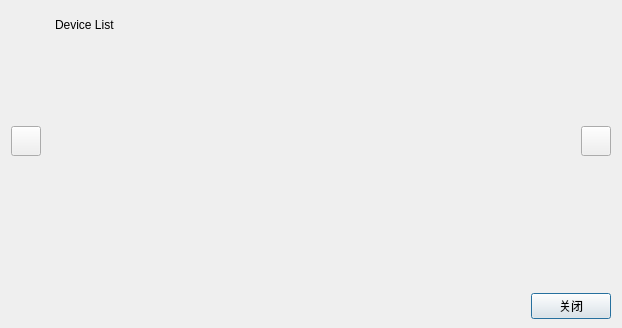
<?xml version="1.0" encoding="UTF-8"?>
<ui version="4.0">
 <class>Powerline_DetailDlg</class>
 <widget class="QDialog" name="Powerline_DetailDlg">
  <property name="windowModality">
   <enum>Qt::NonModal</enum>
  </property>
  <property name="geometry">
   <rect>
    <x>0</x>
    <y>0</y>
    <width>622</width>
    <height>328</height>
   </rect>
  </property>
  <property name="windowTitle">
   <string>Dialog</string>
  </property>
  <layout class="QHBoxLayout" name="horizontalLayout">
   <property name="spacing">
    <number>1</number>
   </property>
   <property name="margin">
    <number>1</number>
   </property>
   <item>
    <widget class="QFrame" name="iframe">
     <property name="frameShape">
      <enum>QFrame::NoFrame</enum>
     </property>
     <property name="frameShadow">
      <enum>QFrame::Plain</enum>
     </property>
     <widget class="QFrame" name="frm_view">
      <property name="geometry">
       <rect>
        <x>38</x>
        <y>50</y>
        <width>541</width>
        <height>231</height>
       </rect>
      </property>
      <property name="sizePolicy">
       <sizepolicy hsizetype="Fixed" vsizetype="Fixed">
        <horstretch>0</horstretch>
        <verstretch>0</verstretch>
       </sizepolicy>
      </property>
      <property name="frameShape">
       <enum>QFrame::NoFrame</enum>
      </property>
      <property name="frameShadow">
       <enum>QFrame::Plain</enum>
      </property>
     </widget>
     <widget class="QFrame" name="frame_2">
      <property name="geometry">
       <rect>
        <x>11</x>
        <y>8</y>
        <width>601</width>
        <height>31</height>
       </rect>
      </property>
      <property name="frameShape">
       <enum>QFrame::NoFrame</enum>
      </property>
      <property name="frameShadow">
       <enum>QFrame::Plain</enum>
      </property>
      <layout class="QHBoxLayout" name="horizontalLayout_4">
       <property name="margin">
        <number>0</number>
       </property>
       <item>
        <spacer name="horizontalSpacer_3">
         <property name="orientation">
          <enum>Qt::Horizontal</enum>
         </property>
         <property name="sizeType">
          <enum>QSizePolicy::Fixed</enum>
         </property>
         <property name="sizeHint" stdset="0">
          <size>
           <width>43</width>
           <height>18</height>
          </size>
         </property>
        </spacer>
       </item>
       <item>
        <widget class="QLabel" name="label_title">
         <property name="text">
          <string>Device List</string>
         </property>
        </widget>
       </item>
      </layout>
     </widget>
     <widget class="QFrame" name="butframe">
      <property name="geometry">
       <rect>
        <x>10</x>
        <y>290</y>
        <width>601</width>
        <height>31</height>
       </rect>
      </property>
      <property name="sizePolicy">
       <sizepolicy hsizetype="Preferred" vsizetype="Preferred">
        <horstretch>0</horstretch>
        <verstretch>0</verstretch>
       </sizepolicy>
      </property>
      <layout class="QHBoxLayout" name="horizontalLayout_2">
       <property name="margin">
        <number>1</number>
       </property>
       <item>
        <spacer name="horizontalSpacer">
         <property name="orientation">
          <enum>Qt::Horizontal</enum>
         </property>
         <property name="sizeHint" stdset="0">
          <size>
           <width>40</width>
           <height>20</height>
          </size>
         </property>
        </spacer>
       </item>
       <item>
        <widget class="QPushButton" name="but_close">
         <property name="sizePolicy">
          <sizepolicy hsizetype="Minimum" vsizetype="Fixed">
           <horstretch>0</horstretch>
           <verstretch>0</verstretch>
          </sizepolicy>
         </property>
         <property name="minimumSize">
          <size>
           <width>0</width>
           <height>0</height>
          </size>
         </property>
         <property name="text">
          <string>关闭</string>
         </property>
        </widget>
       </item>
      </layout>
     </widget>
     <widget class="QPushButton" name="prevPageBtn">
      <property name="geometry">
       <rect>
        <x>10</x>
        <y>125</y>
        <width>30</width>
        <height>30</height>
       </rect>
      </property>
      <property name="text">
       <string/>
      </property>
     </widget>
     <widget class="QPushButton" name="nextPageBtn">
      <property name="geometry">
       <rect>
        <x>580</x>
        <y>125</y>
        <width>30</width>
        <height>30</height>
       </rect>
      </property>
      <property name="text">
       <string/>
      </property>
     </widget>
    </widget>
   </item>
  </layout>
 </widget>
 <resources/>
 <connections/>
</ui>
